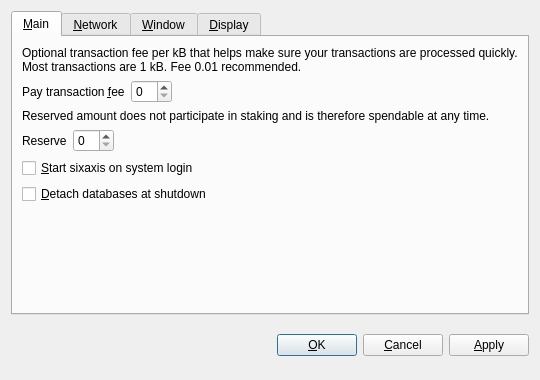
<?xml version="1.0" encoding="UTF-8"?>
<ui version="4.0">
 <class>OptionsDialog</class>
 <widget class="QDialog" name="OptionsDialog">
  <property name="geometry">
   <rect>
    <x>0</x>
    <y>0</y>
    <width>540</width>
    <height>380</height>
   </rect>
  </property>
  <property name="windowTitle">
   <string>Options</string>
  </property>
  <property name="modal">
   <bool>true</bool>
  </property>
  <layout class="QVBoxLayout" name="verticalLayout">
   <item>
    <widget class="QTabWidget" name="tabWidget">
     <property name="tabPosition">
      <enum>QTabWidget::North</enum>
     </property>
     <property name="currentIndex">
      <number>0</number>
     </property>
     <widget class="QWidget" name="tabMain">
      <attribute name="title">
       <string>&amp;Main</string>
      </attribute>
      <layout class="QVBoxLayout" name="verticalLayout_Main">
       <item>
        <widget class="QLabel" name="transactionFeeInfoLabel">
         <property name="text">
          <string>Optional transaction fee per kB that helps make sure your transactions are processed quickly. Most transactions are 1 kB. Fee 0.01 recommended.</string>
         </property>
         <property name="textFormat">
          <enum>Qt::PlainText</enum>
         </property>
         <property name="wordWrap">
          <bool>true</bool>
         </property>
        </widget>
       </item>
       <item>
        <layout class="QHBoxLayout" name="horizontalLayoutFee">
         <item>
          <widget class="QLabel" name="transactionFeeLabel">
           <property name="text">
            <string>Pay transaction &amp;fee</string>
           </property>
           <property name="textFormat">
            <enum>Qt::PlainText</enum>
           </property>
           <property name="buddy">
            <cstring>transactionFee</cstring>
           </property>
          </widget>
         </item>
         <item>
          <widget class="BitcoinAmountField" name="transactionFee"/>
         </item>
         <item>
          <spacer name="horizontalSpacerFee">
           <property name="orientation">
            <enum>Qt::Horizontal</enum>
           </property>
           <property name="sizeHint" stdset="0">
            <size>
             <width>40</width>
             <height>20</height>
            </size>
           </property>
          </spacer>
         </item>
        </layout>
       </item>
       <item>
        <widget class="QLabel" name="reserveBalanceInfoLabel">
         <property name="text">
          <string>Reserved amount does not participate in staking and is therefore spendable at any time.</string>
         </property>
         <property name="textFormat">
          <enum>Qt::PlainText</enum>
         </property>
         <property name="wordWrap">
          <bool>true</bool>
         </property>
        </widget>
       </item>
       <item>
        <layout class="QHBoxLayout" name="horizontalLayoutReserveBalance">
         <item>
          <widget class="QLabel" name="reserveBalanceLabel">
           <property name="text">
            <string>Reserve</string>
           </property>
           <property name="textFormat">
            <enum>Qt::PlainText</enum>
           </property>
           <property name="buddy">
            <cstring>reserveBalance</cstring>
           </property>
          </widget>
         </item>
         <item>
          <widget class="BitcoinAmountField" name="reserveBalance"/>
         </item>
         <item>
          <spacer name="horizontalSpacerReserveBalance">
           <property name="orientation">
            <enum>Qt::Horizontal</enum>
           </property>
           <property name="sizeHint" stdset="0">
            <size>
             <width>40</width>
             <height>20</height>
            </size>
           </property>
          </spacer>
         </item>
        </layout>
       </item>
       <item>
        <widget class="QCheckBox" name="bitcoinAtStartup">
         <property name="toolTip">
          <string>Automatically start sixaxis after logging in to the system.</string>
         </property>
         <property name="text">
          <string>&amp;Start sixaxis on system login</string>
         </property>
        </widget>
       </item>
       <item>
        <widget class="QCheckBox" name="detachDatabases">
         <property name="toolTip">
          <string>Detach block and address databases at shutdown. This means they can be moved to another data directory, but it slows down shutdown. The wallet is always detached.</string>
         </property>
         <property name="text">
          <string>&amp;Detach databases at shutdown</string>
         </property>
        </widget>
       </item>
       <item>
        <spacer name="verticalSpacer_Main">
         <property name="orientation">
          <enum>Qt::Vertical</enum>
         </property>
         <property name="sizeHint" stdset="0">
          <size>
           <width>20</width>
           <height>40</height>
          </size>
         </property>
        </spacer>
       </item>
      </layout>
     </widget>
     <widget class="QWidget" name="tabNetwork">
      <attribute name="title">
       <string>&amp;Network</string>
      </attribute>
      <layout class="QVBoxLayout" name="verticalLayout_Network">
       <item>
        <widget class="QCheckBox" name="mapPortUpnp">
         <property name="toolTip">
          <string>Automatically open the sixaxis client port on the router. This only works when your router supports UPnP and it is enabled.</string>
         </property>
         <property name="text">
          <string>Map port using &amp;UPnP</string>
         </property>
        </widget>
       </item>
       <item>
        <widget class="QCheckBox" name="connectSocks">
         <property name="toolTip">
          <string>Connect to the sixaxis network through a SOCKS proxy (e.g. when connecting through Tor).</string>
         </property>
         <property name="text">
          <string>&amp;Connect through SOCKS proxy:</string>
         </property>
        </widget>
       </item>
       <item>
        <layout class="QHBoxLayout" name="horizontalLayout_Network">
         <item>
          <widget class="QLabel" name="proxyIpLabel">
           <property name="text">
            <string>Proxy &amp;IP:</string>
           </property>
           <property name="textFormat">
            <enum>Qt::PlainText</enum>
           </property>
           <property name="buddy">
            <cstring>proxyIp</cstring>
           </property>
          </widget>
         </item>
         <item>
          <widget class="QValidatedLineEdit" name="proxyIp">
           <property name="maximumSize">
            <size>
             <width>140</width>
             <height>16777215</height>
            </size>
           </property>
           <property name="toolTip">
            <string>IP address of the proxy (e.g. 127.0.0.1)</string>
           </property>
          </widget>
         </item>
         <item>
          <widget class="QLabel" name="proxyPortLabel">
           <property name="text">
            <string>&amp;Port:</string>
           </property>
           <property name="textFormat">
            <enum>Qt::PlainText</enum>
           </property>
           <property name="buddy">
            <cstring>proxyPort</cstring>
           </property>
          </widget>
         </item>
         <item>
          <widget class="QLineEdit" name="proxyPort">
           <property name="maximumSize">
            <size>
             <width>55</width>
             <height>16777215</height>
            </size>
           </property>
           <property name="toolTip">
            <string>Port of the proxy (e.g. 9050)</string>
           </property>
          </widget>
         </item>
         <item>
          <widget class="QLabel" name="socksVersionLabel">
           <property name="text">
            <string>SOCKS &amp;Version:</string>
           </property>
           <property name="textFormat">
            <enum>Qt::PlainText</enum>
           </property>
           <property name="buddy">
            <cstring>socksVersion</cstring>
           </property>
          </widget>
         </item>
         <item>
          <widget class="QValueComboBox" name="socksVersion">
           <property name="toolTip">
            <string>SOCKS version of the proxy (e.g. 5)</string>
           </property>
          </widget>
         </item>
         <item>
          <spacer name="horizontalSpacer_Network">
           <property name="orientation">
            <enum>Qt::Horizontal</enum>
           </property>
           <property name="sizeHint" stdset="0">
            <size>
             <width>40</width>
             <height>20</height>
            </size>
           </property>
          </spacer>
         </item>
        </layout>
       </item>
       <item>
        <spacer name="verticalSpacer_Network">
         <property name="orientation">
          <enum>Qt::Vertical</enum>
         </property>
         <property name="sizeHint" stdset="0">
          <size>
           <width>20</width>
           <height>40</height>
          </size>
         </property>
        </spacer>
       </item>
      </layout>
     </widget>
     <widget class="QWidget" name="tabWindow">
      <attribute name="title">
       <string>&amp;Window</string>
      </attribute>
      <layout class="QVBoxLayout" name="verticalLayout_Window">
       <item>
        <widget class="QCheckBox" name="minimizeToTray">
         <property name="toolTip">
          <string>Show only a tray icon after minimizing the window.</string>
         </property>
         <property name="text">
          <string>&amp;Minimize to the tray instead of the taskbar</string>
         </property>
        </widget>
       </item>
       <item>
        <widget class="QCheckBox" name="minimizeOnClose">
         <property name="toolTip">
          <string>Minimize instead of exit the application when the window is closed. When this option is enabled, the application will be closed only after selecting Quit in the menu.</string>
         </property>
         <property name="text">
          <string>M&amp;inimize on close</string>
         </property>
        </widget>
       </item>
       <item>
        <spacer name="verticalSpacer_Window">
         <property name="orientation">
          <enum>Qt::Vertical</enum>
         </property>
         <property name="sizeHint" stdset="0">
          <size>
           <width>20</width>
           <height>40</height>
          </size>
         </property>
        </spacer>
       </item>
      </layout>
     </widget>
     <widget class="QWidget" name="tabDisplay">
      <attribute name="title">
       <string>&amp;Display</string>
      </attribute>
      <layout class="QVBoxLayout" name="verticalLayout_Display">
       <item>
        <layout class="QHBoxLayout" name="horizontalLayout_1_Display">
         <item>
          <widget class="QLabel" name="langLabel">
           <property name="text">
            <string>User Interface &amp;language:</string>
           </property>
           <property name="textFormat">
            <enum>Qt::PlainText</enum>
           </property>
           <property name="buddy">
            <cstring>lang</cstring>
           </property>
          </widget>
         </item>
         <item>
          <widget class="QValueComboBox" name="lang">
           <property name="toolTip">
            <string>The user interface language can be set here. This setting will take effect after restarting sixaxis.</string>
           </property>
          </widget>
         </item>
        </layout>
       </item>
       <item>
        <layout class="QHBoxLayout" name="horizontalLayout_2_Display">
         <item>
          <widget class="QLabel" name="unitLabel">
           <property name="text">
            <string>&amp;Unit to show amounts in:</string>
           </property>
           <property name="textFormat">
            <enum>Qt::PlainText</enum>
           </property>
           <property name="buddy">
            <cstring>unit</cstring>
           </property>
          </widget>
         </item>
         <item>
          <widget class="QValueComboBox" name="unit">
           <property name="toolTip">
            <string>Choose the default subdivision unit to show in the interface and when sending coins.</string>
           </property>
          </widget>
         </item>
        </layout>
       </item>
       <item>
        <widget class="QCheckBox" name="displayAddresses">
         <property name="toolTip">
          <string>Whether to show sixaxis addresses in the transaction list or not.</string>
         </property>
         <property name="text">
          <string>&amp;Display addresses in transaction list</string>
         </property>
        </widget>
       </item>
       <item>
        <widget class="QCheckBox" name="coinControlFeatures">
         <property name="toolTip">
          <string>Whether to show coin control features or not.</string>
         </property>
         <property name="text">
          <string>Display coin &amp;control features (experts only!)</string>
         </property>
        </widget>
       </item>
       <item>
        <spacer name="verticalSpacer_Display">
         <property name="orientation">
          <enum>Qt::Vertical</enum>
         </property>
         <property name="sizeHint" stdset="0">
          <size>
           <width>20</width>
           <height>40</height>
          </size>
         </property>
        </spacer>
       </item>
      </layout>
     </widget>
    </widget>
   </item>
   <item>
    <layout class="QHBoxLayout" name="horizontalLayout_Buttons">
     <item>
      <spacer name="horizontalSpacer_1">
       <property name="orientation">
        <enum>Qt::Horizontal</enum>
       </property>
       <property name="sizeHint" stdset="0">
        <size>
         <width>40</width>
         <height>48</height>
        </size>
       </property>
      </spacer>
     </item>
     <item>
      <widget class="QLabel" name="statusLabel">
       <property name="font">
        <font>
         <weight>75</weight>
         <bold>true</bold>
        </font>
       </property>
       <property name="text">
        <string/>
       </property>
       <property name="textFormat">
        <enum>Qt::PlainText</enum>
       </property>
       <property name="wordWrap">
        <bool>true</bool>
       </property>
      </widget>
     </item>
     <item>
      <spacer name="horizontalSpacer_2">
       <property name="orientation">
        <enum>Qt::Horizontal</enum>
       </property>
       <property name="sizeHint" stdset="0">
        <size>
         <width>40</width>
         <height>48</height>
        </size>
       </property>
      </spacer>
     </item>
     <item>
      <widget class="QPushButton" name="okButton">
       <property name="text">
        <string>&amp;OK</string>
       </property>
      </widget>
     </item>
     <item>
      <widget class="QPushButton" name="cancelButton">
       <property name="text">
        <string>&amp;Cancel</string>
       </property>
       <property name="autoDefault">
        <bool>false</bool>
       </property>
      </widget>
     </item>
     <item>
      <widget class="QPushButton" name="applyButton">
       <property name="text">
        <string>&amp;Apply</string>
       </property>
       <property name="autoDefault">
        <bool>false</bool>
       </property>
      </widget>
     </item>
    </layout>
   </item>
  </layout>
 </widget>
 <customwidgets>
  <customwidget>
   <class>BitcoinAmountField</class>
   <extends>QSpinBox</extends>
   <header>bitcoinamountfield.h</header>
  </customwidget>
  <customwidget>
   <class>QValueComboBox</class>
   <extends>QComboBox</extends>
   <header>qvaluecombobox.h</header>
  </customwidget>
  <customwidget>
   <class>QValidatedLineEdit</class>
   <extends>QLineEdit</extends>
   <header>qvalidatedlineedit.h</header>
  </customwidget>
 </customwidgets>
 <resources/>
 <connections/>
</ui>
